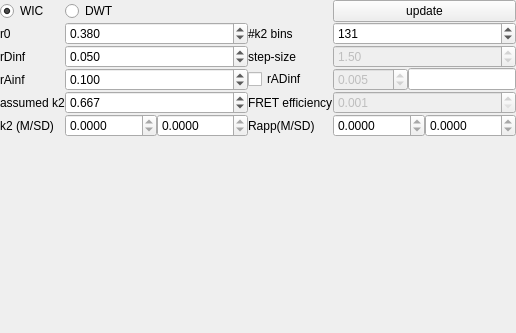
<?xml version="1.0" encoding="UTF-8"?>
<ui version="4.0">
 <class>Form</class>
 <widget class="QWidget" name="Form">
  <property name="geometry">
   <rect>
    <x>0</x>
    <y>0</y>
    <width>516</width>
    <height>333</height>
   </rect>
  </property>
  <property name="windowTitle">
   <string>Kappa2 Distribution Calculator</string>
  </property>
  <property name="windowIcon">
   <iconset>
    <normaloff>:/icons/icons/Cone.ico</normaloff>:/icons/icons/Cone.ico</iconset>
  </property>
  <layout class="QGridLayout" name="gridLayout">
   <property name="leftMargin">
    <number>0</number>
   </property>
   <property name="topMargin">
    <number>0</number>
   </property>
   <property name="rightMargin">
    <number>0</number>
   </property>
   <property name="bottomMargin">
    <number>0</number>
   </property>
   <property name="spacing">
    <number>0</number>
   </property>
   <item row="12" column="0" colspan="8">
    <widget class="QWidget" name="widget_2" native="true">
     <layout class="QVBoxLayout" name="verticalLayout_3">
      <property name="spacing">
       <number>0</number>
      </property>
      <property name="leftMargin">
       <number>0</number>
      </property>
      <property name="topMargin">
       <number>0</number>
      </property>
      <property name="rightMargin">
       <number>0</number>
      </property>
      <property name="bottomMargin">
       <number>0</number>
      </property>
      <item>
       <widget class="QSplitter" name="splitter">
        <property name="orientation">
         <enum>Qt::Vertical</enum>
        </property>
        <widget class="QWidget" name="widget" native="true">
         <layout class="QVBoxLayout" name="verticalLayout_2">
          <property name="spacing">
           <number>0</number>
          </property>
          <property name="leftMargin">
           <number>0</number>
          </property>
          <property name="topMargin">
           <number>0</number>
          </property>
          <property name="rightMargin">
           <number>0</number>
          </property>
          <property name="bottomMargin">
           <number>0</number>
          </property>
          <item>
           <layout class="QVBoxLayout" name="verticalLayout">
            <property name="spacing">
             <number>0</number>
            </property>
           </layout>
          </item>
         </layout>
        </widget>
       </widget>
      </item>
     </layout>
    </widget>
   </item>
   <item row="11" column="6" colspan="2">
    <layout class="QHBoxLayout" name="horizontalLayout">
     <property name="spacing">
      <number>0</number>
     </property>
     <item>
      <widget class="QDoubleSpinBox" name="doubleSpinBox_6">
       <property name="readOnly">
        <bool>true</bool>
       </property>
       <property name="decimals">
        <number>4</number>
       </property>
      </widget>
     </item>
     <item>
      <widget class="QDoubleSpinBox" name="doubleSpinBox_8">
       <property name="readOnly">
        <bool>true</bool>
       </property>
       <property name="decimals">
        <number>4</number>
       </property>
      </widget>
     </item>
    </layout>
   </item>
   <item row="11" column="0">
    <widget class="QLabel" name="label_4">
     <property name="text">
      <string>k2 (M/SD)</string>
     </property>
    </widget>
   </item>
   <item row="2" column="0">
    <widget class="QLabel" name="label_6">
     <property name="text">
      <string>rDinf</string>
     </property>
    </widget>
   </item>
   <item row="5" column="0">
    <widget class="QLabel" name="label_7">
     <property name="text">
      <string>rAinf</string>
     </property>
    </widget>
   </item>
   <item row="11" column="4">
    <widget class="QLabel" name="label_9">
     <property name="text">
      <string>Rapp(M/SD)</string>
     </property>
    </widget>
   </item>
   <item row="1" column="0">
    <widget class="QLabel" name="label_2">
     <property name="text">
      <string>r0</string>
     </property>
    </widget>
   </item>
   <item row="2" column="2">
    <widget class="QDoubleSpinBox" name="doubleSpinBox">
     <property name="enabled">
      <bool>true</bool>
     </property>
     <property name="toolTip">
      <string>Steady-state anisotropy of donor without FRET</string>
     </property>
     <property name="decimals">
      <number>3</number>
     </property>
     <property name="singleStep">
      <double>0.001000000000000</double>
     </property>
     <property name="value">
      <double>0.050000000000000</double>
     </property>
    </widget>
   </item>
   <item row="1" column="2">
    <widget class="QDoubleSpinBox" name="doubleSpinBox_2">
     <property name="enabled">
      <bool>true</bool>
     </property>
     <property name="sizePolicy">
      <sizepolicy hsizetype="Expanding" vsizetype="Fixed">
       <horstretch>0</horstretch>
       <verstretch>0</verstretch>
      </sizepolicy>
     </property>
     <property name="decimals">
      <number>3</number>
     </property>
     <property name="maximum">
      <double>4.000000000000000</double>
     </property>
     <property name="singleStep">
      <double>0.001000000000000</double>
     </property>
     <property name="value">
      <double>0.380000000000000</double>
     </property>
    </widget>
   </item>
   <item row="5" column="4">
    <widget class="QCheckBox" name="checkBox">
     <property name="toolTip">
      <string>Check if FRET-senzitized acceptor anisotropy was measured</string>
     </property>
     <property name="text">
      <string>rADinf</string>
     </property>
     <property name="checked">
      <bool>false</bool>
     </property>
    </widget>
   </item>
   <item row="11" column="2">
    <layout class="QHBoxLayout" name="horizontalLayout_2">
     <property name="spacing">
      <number>0</number>
     </property>
     <item>
      <widget class="QDoubleSpinBox" name="doubleSpinBox_10">
       <property name="readOnly">
        <bool>true</bool>
       </property>
       <property name="decimals">
        <number>4</number>
       </property>
      </widget>
     </item>
     <item>
      <widget class="QDoubleSpinBox" name="doubleSpinBox_9">
       <property name="readOnly">
        <bool>true</bool>
       </property>
       <property name="decimals">
        <number>4</number>
       </property>
      </widget>
     </item>
    </layout>
   </item>
   <item row="5" column="2">
    <widget class="QDoubleSpinBox" name="doubleSpinBox_5">
     <property name="enabled">
      <bool>true</bool>
     </property>
     <property name="toolTip">
      <string>Steady-state anisotropy of acceptor direct excited</string>
     </property>
     <property name="decimals">
      <number>3</number>
     </property>
     <property name="maximum">
      <double>4.000000000000000</double>
     </property>
     <property name="singleStep">
      <double>0.001000000000000</double>
     </property>
     <property name="value">
      <double>0.100000000000000</double>
     </property>
    </widget>
   </item>
   <item row="2" column="6">
    <widget class="QDoubleSpinBox" name="doubleSpinBox_3">
     <property name="enabled">
      <bool>false</bool>
     </property>
     <property name="sizePolicy">
      <sizepolicy hsizetype="Expanding" vsizetype="Fixed">
       <horstretch>0</horstretch>
       <verstretch>0</verstretch>
      </sizepolicy>
     </property>
     <property name="toolTip">
      <string>Step-size in degrees</string>
     </property>
     <property name="decimals">
      <number>2</number>
     </property>
     <property name="minimum">
      <double>0.010000000000000</double>
     </property>
     <property name="maximum">
      <double>10.000000000000000</double>
     </property>
     <property name="value">
      <double>1.500000000000000</double>
     </property>
    </widget>
   </item>
   <item row="6" column="4">
    <widget class="QLabel" name="label_8">
     <property name="text">
      <string>FRET efficiency</string>
     </property>
    </widget>
   </item>
   <item row="6" column="2">
    <widget class="QDoubleSpinBox" name="doubleSpinBox_4">
     <property name="toolTip">
      <string>Assumed -true- kappa2</string>
     </property>
     <property name="decimals">
      <number>3</number>
     </property>
     <property name="singleStep">
      <double>0.010000000000000</double>
     </property>
     <property name="value">
      <double>0.667000000000000</double>
     </property>
    </widget>
   </item>
   <item row="0" column="0">
    <widget class="QRadioButton" name="radioButton_2">
     <property name="sizePolicy">
      <sizepolicy hsizetype="Fixed" vsizetype="Fixed">
       <horstretch>0</horstretch>
       <verstretch>0</verstretch>
      </sizepolicy>
     </property>
     <property name="text">
      <string>WIC</string>
     </property>
     <property name="checked">
      <bool>true</bool>
     </property>
    </widget>
   </item>
   <item row="0" column="1" colspan="2">
    <widget class="QRadioButton" name="radioButton">
     <property name="sizePolicy">
      <sizepolicy hsizetype="Fixed" vsizetype="Fixed">
       <horstretch>0</horstretch>
       <verstretch>0</verstretch>
      </sizepolicy>
     </property>
     <property name="text">
      <string>DWT</string>
     </property>
    </widget>
   </item>
   <item row="6" column="0">
    <widget class="QLabel" name="label">
     <property name="text">
      <string>assumed k2</string>
     </property>
    </widget>
   </item>
   <item row="1" column="4">
    <widget class="QLabel" name="label_3">
     <property name="text">
      <string>#k2 bins</string>
     </property>
    </widget>
   </item>
   <item row="0" column="6" colspan="2">
    <widget class="QPushButton" name="pushButton">
     <property name="sizePolicy">
      <sizepolicy hsizetype="Minimum" vsizetype="Fixed">
       <horstretch>0</horstretch>
       <verstretch>0</verstretch>
      </sizepolicy>
     </property>
     <property name="text">
      <string>update</string>
     </property>
    </widget>
   </item>
   <item row="1" column="6">
    <widget class="QSpinBox" name="spinBox">
     <property name="sizePolicy">
      <sizepolicy hsizetype="Expanding" vsizetype="Fixed">
       <horstretch>0</horstretch>
       <verstretch>0</verstretch>
      </sizepolicy>
     </property>
     <property name="toolTip">
      <string>Number of bins in kappa2-histogram</string>
     </property>
     <property name="maximum">
      <number>999</number>
     </property>
     <property name="value">
      <number>131</number>
     </property>
    </widget>
   </item>
   <item row="2" column="4">
    <widget class="QLabel" name="label_5">
     <property name="text">
      <string>step-size</string>
     </property>
    </widget>
   </item>
   <item row="6" column="6" colspan="2">
    <widget class="QDoubleSpinBox" name="doubleSpinBox_11">
     <property name="enabled">
      <bool>false</bool>
     </property>
     <property name="toolTip">
      <string>FRET efficieny (only used in DWT model)</string>
     </property>
     <property name="decimals">
      <number>3</number>
     </property>
     <property name="minimum">
      <double>0.001000000000000</double>
     </property>
     <property name="maximum">
      <double>0.999000000000000</double>
     </property>
     <property name="singleStep">
      <double>0.001000000000000</double>
     </property>
     <property name="value">
      <double>0.001000000000000</double>
     </property>
    </widget>
   </item>
   <item row="4" column="6" rowspan="2">
    <layout class="QHBoxLayout" name="horizontalLayout_4">
     <property name="spacing">
      <number>0</number>
     </property>
     <item>
      <widget class="QDoubleSpinBox" name="doubleSpinBox_7">
       <property name="enabled">
        <bool>false</bool>
       </property>
       <property name="sizePolicy">
        <sizepolicy hsizetype="Minimum" vsizetype="Fixed">
         <horstretch>0</horstretch>
         <verstretch>0</verstretch>
        </sizepolicy>
       </property>
       <property name="toolTip">
        <string>Steady-state anisotropy of acceptor (FRET-senzitized)</string>
       </property>
       <property name="decimals">
        <number>3</number>
       </property>
       <property name="maximum">
        <double>4.000000000000000</double>
       </property>
       <property name="singleStep">
        <double>0.000100000000000</double>
       </property>
       <property name="value">
        <double>0.005000000000000</double>
       </property>
      </widget>
     </item>
     <item>
      <widget class="QLineEdit" name="lineEdit">
       <property name="sizePolicy">
        <sizepolicy hsizetype="Minimum" vsizetype="Fixed">
         <horstretch>0</horstretch>
         <verstretch>0</verstretch>
        </sizepolicy>
       </property>
       <property name="toolTip">
        <string>Angle delta in degrees</string>
       </property>
      </widget>
     </item>
    </layout>
   </item>
  </layout>
 </widget>
 <resources/>
 <connections>
  <connection>
   <sender>checkBox</sender>
   <signal>toggled(bool)</signal>
   <receiver>doubleSpinBox_7</receiver>
   <slot>setEnabled(bool)</slot>
   <hints>
    <hint type="sourcelabel">
     <x>301</x>
     <y>49</y>
    </hint>
    <hint type="destinationlabel">
     <x>443</x>
     <y>49</y>
    </hint>
   </hints>
  </connection>
  <connection>
   <sender>checkBox</sender>
   <signal>toggled(bool)</signal>
   <receiver>doubleSpinBox_3</receiver>
   <slot>setEnabled(bool)</slot>
   <hints>
    <hint type="sourcelabel">
     <x>301</x>
     <y>49</y>
    </hint>
    <hint type="destinationlabel">
     <x>443</x>
     <y>9</y>
    </hint>
   </hints>
  </connection>
  <connection>
   <sender>radioButton</sender>
   <signal>toggled(bool)</signal>
   <receiver>doubleSpinBox_11</receiver>
   <slot>setEnabled(bool)</slot>
   <hints>
    <hint type="sourcelabel">
     <x>120</x>
     <y>14</y>
    </hint>
    <hint type="destinationlabel">
     <x>420</x>
     <y>110</y>
    </hint>
   </hints>
  </connection>
  <connection>
   <sender>radioButton</sender>
   <signal>toggled(bool)</signal>
   <receiver>doubleSpinBox_7</receiver>
   <slot>setDisabled(bool)</slot>
   <hints>
    <hint type="sourcelabel">
     <x>100</x>
     <y>14</y>
    </hint>
    <hint type="destinationlabel">
     <x>424</x>
     <y>86</y>
    </hint>
   </hints>
  </connection>
  <connection>
   <sender>radioButton</sender>
   <signal>toggled(bool)</signal>
   <receiver>checkBox</receiver>
   <slot>setDisabled(bool)</slot>
   <hints>
    <hint type="sourcelabel">
     <x>100</x>
     <y>14</y>
    </hint>
    <hint type="destinationlabel">
     <x>295</x>
     <y>86</y>
    </hint>
   </hints>
  </connection>
  <connection>
   <sender>radioButton_2</sender>
   <signal>toggled(bool)</signal>
   <receiver>checkBox</receiver>
   <slot>setEnabled(bool)</slot>
   <hints>
    <hint type="sourcelabel">
     <x>25</x>
     <y>14</y>
    </hint>
    <hint type="destinationlabel">
     <x>295</x>
     <y>86</y>
    </hint>
   </hints>
  </connection>
 </connections>
</ui>
